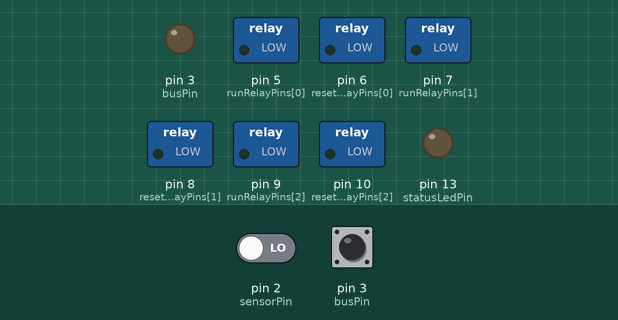
Recording of a sketch running on a simulated Arduino Uno, built with avr-gcc and run on an emulated ATmega328P. Parts: switched loads named in the sketch (green lamp = pin HIGH), output pins drawn as LEDs (lit = HIGH). Inputs (shaded band) come from the test bench; at power-on: pin 2 (sensorPin) LOW, pin 3 (busPin) HIGH.

Above: at 1.2 s.
1.3 s: pin 2 (sensorPin) driven HIGH
At 2.3 s:
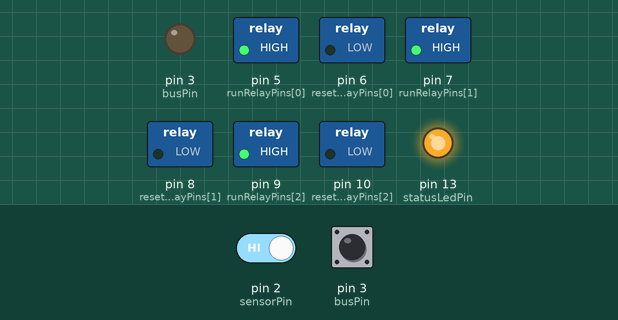
3.3 s: pin 2 (sensorPin) driven LOW
At 5.9 s:
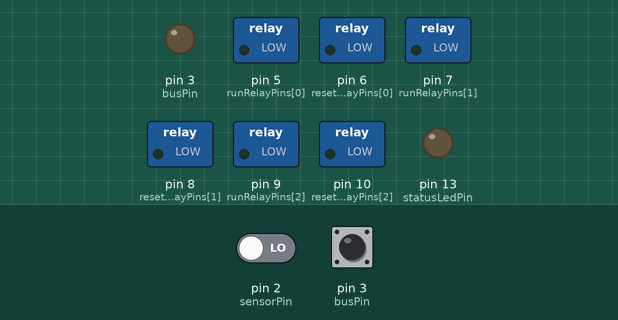
Timing chart, 0 to 7.4 s (numbered marks = the images above; inputs shaded):
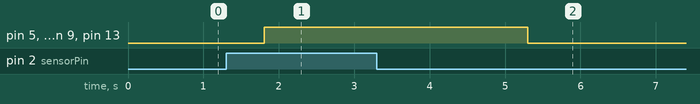

Measured:
- after the input at 1.3 s, pin 5 (runRelayPins[0]), pin 7 (runRelayPins[1]), pin 9 (runRelayPins[2]), pin 13 (statusLedPin): LOW → HIGH after 0.51 s
- after the input at 3.3 s, pin 5 (runRelayPins[0]), pin 7 (runRelayPins[1]), pin 9 (runRelayPins[2]), pin 13 (statusLedPin): HIGH → LOW after 2.0 s

The sketch:

presence_group_controller_runtime_bus_test.ino
```cpp
/*
  Becoming Ripples - runtime reset + D3 bus test
  Board: Arduino Nano R3 / Uno compatible

  Temporary diagnostic sketch.

  Purpose:
  - Test the D3 active-low bus between two Presence Group Controllers.
  - Keep the short per-device runtime reset scheduler from the runtime reset
    test sketch.
  - Add a simple A/B row setting at the top so the two rows can use different
    first-reset delays while sharing the same code.

  Wiring between two controller Arduinos:
  - Controller A D3  -> Controller B D3
  - Controller A GND -> Controller B GND

  Bus behavior:
  - If this controller has local RUN request, it pulls D3 LOW.
  - If this controller does not have local RUN request, it releases D3 with
    INPUT_PULLUP and reads whether the other controller is pulling it LOW.
  - Remote bus RUN can start RUN relays, just like local presence.

  Short test timing:
  - D2 HIGH for 500ms starts local RUN.
  - Local or remote bus RUN keeps relays 1/2/3 ON.
  - Each device becomes reset-due after 12 seconds of accumulated RUN time.
  - Row A waits 5 seconds in IDLE before the first reset pulse.
  - Row B waits 8 seconds in IDLE before the first reset pulse.
  - Later reset pulses are separated by 5 seconds.
*/

const char ROW_ID = 'B'; // Use 'A' for one row, 'B' for the other row.

const int sensorPin = 2;
const int busPin = 3;
const int deviceCount = 3;
const int runRelayPins[deviceCount] = {5, 7, 9};
const int resetRelayPins[deviceCount] = {6, 8, 10};
const int statusLedPin = 13;

const bool SENSOR_ACTIVE_HIGH = true;
const bool RELAY_ACTIVE_LOW = false;

const unsigned long presenceDebounceMs = 500UL;
const unsigned long holdTimeMs = 2000UL;
const unsigned long runTimeBeforeResetMs = 12000UL;
const unsigned long rowAResetIdleDelayMs = 5000UL;
const unsigned long rowBResetIdleDelayMs = 8000UL;
const unsigned long resetPulseMs = 2000UL;
const unsigned long resetBetweenDevicesMs = 5000UL;
const unsigned long loopDelayMs = 20UL;

const unsigned long resetIdleDelayMs = ROW_ID == 'B' ? rowBResetIdleDelayMs : rowAResetIdleDelayMs;

unsigned long lastLocalPresenceTime = 0;
unsigned long localPresenceStartedTime = 0;
unsigned long lastRunAccountingTime = 0;
unsigned long runTimeSinceDeviceReset[deviceCount] = {0, 0, 0};

bool roomRunActive = false;
bool previousRoomRunActive = false;
bool hasSeenLocalPresence = false;
bool rawLocalPresenceWasActive = false;

bool idleResetTimerStarted = false;
unsigned long nextResetAllowedTime = 0;
unsigned long resetPulseStartedTime = 0;
int activeResetDeviceIndex = -1;

bool currentResetDue[deviceCount] = {false, false, false};
bool nextResetDue[deviceCount] = {false, false, false};

bool readLocalPresence() {
  int sensorValue = digitalRead(sensorPin);
  return SENSOR_ACTIVE_HIGH ? sensorValue == HIGH : sensorValue == LOW;
}

bool readDebouncedLocalPresence(unsigned long now) {
  bool rawLocalPresence = readLocalPresence();

  if (!rawLocalPresence) {
    rawLocalPresenceWasActive = false;
    return false;
  }

  if (!rawLocalPresenceWasActive) {
    rawLocalPresenceWasActive = true;
    localPresenceStartedTime = now;
  }

  return now - localPresenceStartedTime >= presenceDebounceMs;
}

void releasePresenceBus() {
  pinMode(busPin, INPUT_PULLUP);
}

void assertPresenceBus() {
  digitalWrite(busPin, LOW);
  pinMode(busPin, OUTPUT);
}

bool readRemotePresence() {
  releasePresenceBus();
  delayMicroseconds(50);
  return digitalRead(busPin) == LOW;
}

void setRelay(int pin, bool on) {
  if (RELAY_ACTIVE_LOW) {
    digitalWrite(pin, on ? LOW : HIGH);
  } else {
    digitalWrite(pin, on ? HIGH : LOW);
  }
}

bool timeReached(unsigned long now, unsigned long targetTime) {
  return (long)(now - targetTime) >= 0;
}

void setRunRelays(bool on) {
  for (int i = 0; i < deviceCount; i++) {
    setRelay(runRelayPins[i], on);
  }
}

void setResetRelay(int deviceIndex, bool on) {
  setRelay(resetRelayPins[deviceIndex], on);
}

void setResetRelays(bool on) {
  for (int i = 0; i < deviceCount; i++) {
    setResetRelay(i, on);
  }
}

bool anyDue(const bool dueList[]) {
  for (int i = 0; i < deviceCount; i++) {
    if (dueList[i]) {
      return true;
    }
  }
  return false;
}

bool resetCycleActive() {
  return activeResetDeviceIndex >= 0 || anyDue(currentResetDue);
}

int nextDueDeviceIndex() {
  for (int i = 0; i < deviceCount; i++) {
    if (currentResetDue[i]) {
      return i;
    }
  }
  return -1;
}

void promoteNextDueToCurrent() {
  for (int i = 0; i < deviceCount; i++) {
    currentResetDue[i] = nextResetDue[i];
    nextResetDue[i] = false;
  }
}

void queueDueDevices() {
  bool queueForNextPass = resetCycleActive();

  for (int i = 0; i < deviceCount; i++) {
    if (runTimeSinceDeviceReset[i] < runTimeBeforeResetMs) {
      continue;
    }

    if (currentResetDue[i] || nextResetDue[i]) {
      continue;
    }

    if (queueForNextPass) {
      nextResetDue[i] = true;
    } else {
      currentResetDue[i] = true;
    }
  }
}

void pauseResetScheduler() {
  setResetRelays(false);
  idleResetTimerStarted = false;
}

void startResetPulse(int deviceIndex, unsigned long now) {
  activeResetDeviceIndex = deviceIndex;
  resetPulseStartedTime = now;
  setResetRelay(activeResetDeviceIndex, true);
}

void finishResetPulse(unsigned long now) {
  setResetRelay(activeResetDeviceIndex, false);
  runTimeSinceDeviceReset[activeResetDeviceIndex] = 0;
  currentResetDue[activeResetDeviceIndex] = false;
  activeResetDeviceIndex = -1;

  if (anyDue(currentResetDue)) {
    nextResetAllowedTime = now + resetBetweenDevicesMs;
    idleResetTimerStarted = true;
    return;
  }

  if (anyDue(nextResetDue)) {
    promoteNextDueToCurrent();
    nextResetAllowedTime = now + resetBetweenDevicesMs;
    idleResetTimerStarted = true;
    return;
  }

  idleResetTimerStarted = false;
}

void accountRunTime(unsigned long now) {
  if (roomRunActive) {
    if (!previousRoomRunActive) {
      lastRunAccountingTime = now;
    } else {
      unsigned long elapsedMs = now - lastRunAccountingTime;
      for (int i = 0; i < deviceCount; i++) {
        runTimeSinceDeviceReset[i] += elapsedMs;
      }
      lastRunAccountingTime = now;
    }

    queueDueDevices();
  }

  previousRoomRunActive = roomRunActive;
}

void updateResetScheduler(bool runActive, unsigned long now) {
  if (activeResetDeviceIndex >= 0) {
    if (now - resetPulseStartedTime >= resetPulseMs) {
      finishResetPulse(now);
    }
    return;
  }

  if (runActive) {
    pauseResetScheduler();
    return;
  }

  if (!anyDue(currentResetDue)) {
    if (anyDue(nextResetDue)) {
      promoteNextDueToCurrent();
    } else {
      return;
    }
  }

  if (!idleResetTimerStarted) {
    idleResetTimerStarted = true;
    nextResetAllowedTime = now + resetIdleDelayMs;
  }

  if (timeReached(now, nextResetAllowedTime)) {
    int deviceIndex = nextDueDeviceIndex();
    if (deviceIndex >= 0) {
      startResetPulse(deviceIndex, now);
    }
  }
}

void setup() {
  pinMode(sensorPin, INPUT);
  releasePresenceBus();

  for (int i = 0; i < deviceCount; i++) {
    pinMode(runRelayPins[i], OUTPUT);
    pinMode(resetRelayPins[i], OUTPUT);
    setRelay(runRelayPins[i], false);
    setRelay(resetRelayPins[i], false);
  }

  pinMode(statusLedPin, OUTPUT);
  digitalWrite(statusLedPin, LOW);
}

void loop() {
  unsigned long now = millis();
  bool localPresence = readDebouncedLocalPresence(now);

  if (localPresence) {
    hasSeenLocalPresence = true;
    lastLocalPresenceTime = now;
  }

  bool localRunRequest = hasSeenLocalPresence && now - lastLocalPresenceTime < holdTimeMs;
  bool remoteRunRequest = false;

  if (localRunRequest) {
    assertPresenceBus();
  } else {
    remoteRunRequest = readRemotePresence();
  }

  bool requestedRunActive = localRunRequest || remoteRunRequest;
  bool finishResetBeforeRun = activeResetDeviceIndex >= 0;
  roomRunActive = requestedRunActive && !finishResetBeforeRun;

  accountRunTime(now);
  setRunRelays(roomRunActive);
  updateResetScheduler(roomRunActive, now);
  digitalWrite(statusLedPin, roomRunActive ? HIGH : LOW);

  delay(loopDelayMs);
}
```
